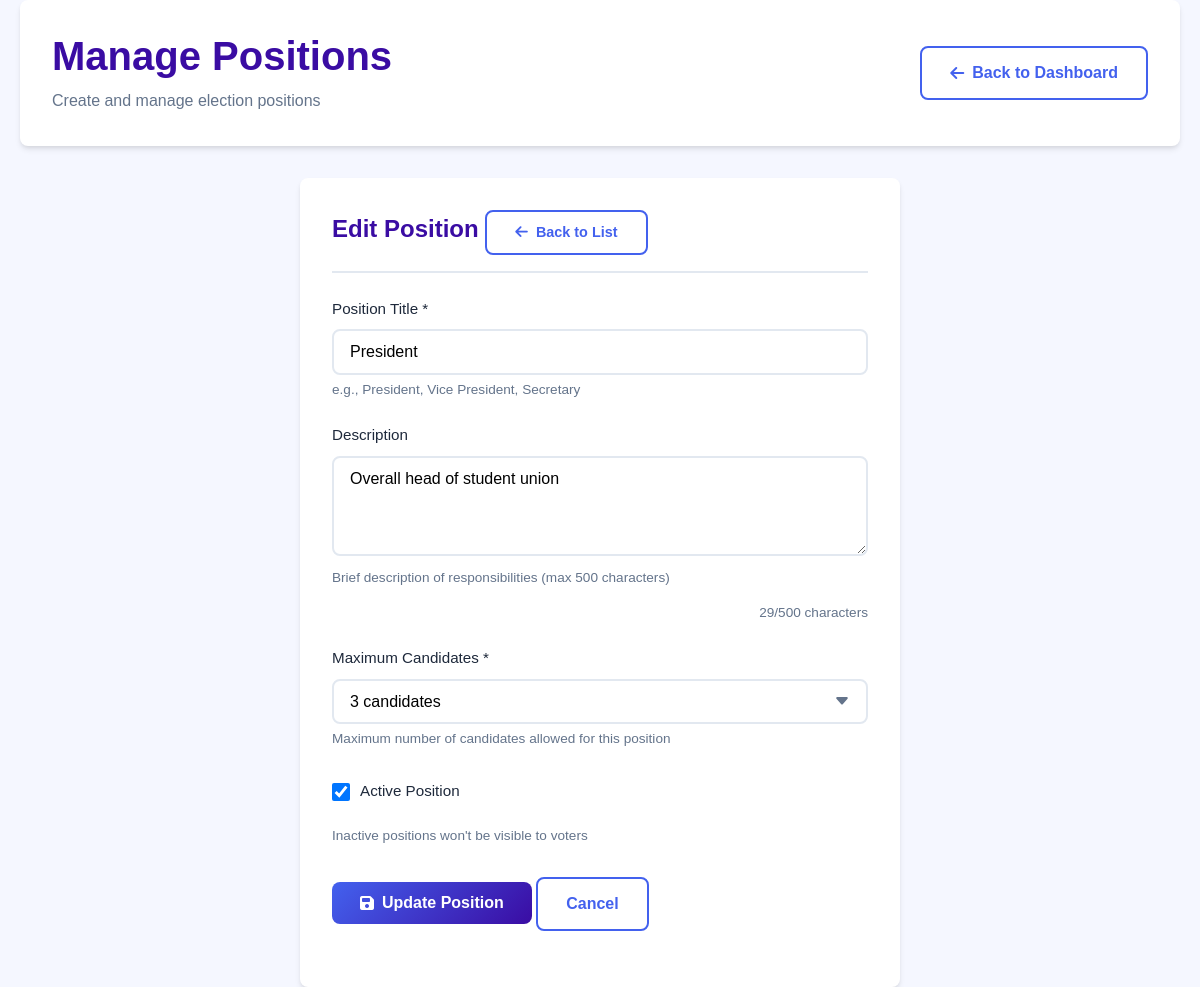
The app's page /admin/manage_positions.php?action=edit&id=1 (signed in) with its own data.
### tables this page shows
CREATE TABLE positions (
    id INT PRIMARY KEY AUTO_INCREMENT,
    title VARCHAR(100) NOT NULL,
    description TEXT,
    max_candidates INT DEFAULT 3,
    is_active BOOLEAN DEFAULT 1,
    created_at TIMESTAMP DEFAULT CURRENT_TIMESTAMP
);

### admin/manage_positions.php (the view, shortened to what this page needs)
<?php
require_once '../includes/config.php';
$action = $_GET['action'] ?? 'list';
$id = $_GET['id'] ?? 0;
$position = null;
if ($action === 'edit' && $id > 0) {
    $sql = "SELECT * FROM positions WHERE id = ?";
    $stmt = $pdo->prepare($sql);
    $stmt->execute([$id]);
    $position = $stmt->fetch();
}
$sql = "SELECT p.*,
               (SELECT COUNT(*) FROM candidates c WHERE c.position_id = p.id AND c.is_active = 1) as candidate_count,
               (SELECT COUNT(*) FROM votes v WHERE v.position_id = p.id) as vote_count
        FROM positions p
        ORDER BY p.is_active DESC, p.title";
$stmt = $pdo->prepare($sql);
$stmt->execute();
$positions = $stmt->fetchAll();
?>
<!DOCTYPE html>
<html lang="en">
<head>
    <link rel="stylesheet" href="../assets/css/style.css">
    <link rel="stylesheet" href="https://cdnjs.cloudflare.com/ajax/libs/font-awesome/6.4.0/css/all.min.css">
</head>
<body>
    <div class="admin-dashboard">
        <div class="container">
            <div class="dashboard-header">
                <div class="user-info">
                    <h2>Manage Positions</h2>
                    <p>Create and manage election positions</p>
                </div>
                <div class="user-actions">
                    <a href="dashboard.php" class="btn btn-outline">
                        <i class="fas fa-arrow-left"></i> Back to Dashboard
                    </a>
                </div>
            </div>
            <?php if ($action === 'list'): ?>
            <div class="sort-options">
                <button class="sort-btn active" onclick="sortPositions('all')">All Positions</button>
                <button class="sort-btn" onclick="sortPositions('active')">Active Only</button>
                <button class="sort-btn" onclick="sortPositions('inactive')">Inactive</button>
                <button class="sort-btn" onclick="sortPositions('candidates')">Most Candidates</button>
                <button class="sort-btn" onclick="sortPositions('votes')">Most Votes</button>
            </div>
            <div class="position-card-grid" id="positionsGrid">
                <?php if (empty($positions)): ?>
                <div style="grid-column: 1 / -1; text-align: center; padding: 3rem; color: var(--gray);">
                    <i class="fas fa-briefcase" style="font-size: 2rem; margin-bottom: 1rem; display: block;"></i>
                    No positions found. <a href="?action=add">Create the first position</a>
                </div>
                <?php else: ?>
                <?php foreach ($positions as $pos): ?>
                <div class="position-card" data-active="<?php echo $pos['is_active']; ?>"
                     data-candidates="<?php echo $pos['candidate_count']; ?>"
                     data-votes="<?php echo $pos['vote_count']; ?>">
                    <div class="position-card-header">
                        <h3><?php echo htmlspecialchars($pos['title']); ?></h3>
                        <div class="position-status <?php echo $pos['is_active'] ? 'status-active' : 'status-inactive'; ?>">
                            <?php echo $pos['is_active'] ? 'ACTIVE' : 'INACTIVE'; ?>
                        </div>
                    </div>
                    <div class="position-card-body">
                        <?php if (!empty($pos['description'])): ?>
                        <p style="color: var(--gray); margin-bottom: 1rem;">
                            <?php echo htmlspecialchars(substr($pos['description'], 0, 100)); ?>
                            <?php if (strlen($pos['description']) > 100): ?>...<?php endif; ?>
                        </p>
                        <?php endif; ?>
                        <div class="position-stats">
                            <div class="stat-item">
                                <div class="stat-number"><?php echo $pos['candidate_count']; ?></div>
                                <div class="stat-label">Candidates</div>
                            </div>
                            <div class="stat-item">
                                <div class="stat-number"><?php echo $pos['vote_count']; ?></div>
                                <div class="stat-label">Votes</div>
                            </div>
                            <div class="stat-item">
                                <div class="stat-number"><?php echo $pos['max_candidates']; ?></div>
                                <div class="stat-label">Max</div>
                            </div>
                        </div>
                        <div class="max-candidates">
                            <i class="fas fa-info-circle"></i>
                            Maximum <?php echo $pos['max_candidates']; ?> candidates allowed
                        </div>
                    </div>
                    <div class="position-card-footer">
                        <a href="?action=edit&id=<?php echo $pos['id']; ?>"
                           class="btn-action btn-edit" title="Edit">
                            <i class="fas fa-edit"></i> Edit
                        </a>
                        <a href="manage_candidates.php?position=<?php echo $pos['id']; ?>"
                           class="btn-action btn-view" title="View Candidates">
                            <i class="fas fa-user-tie"></i> Candidates
                        </a>
                        <?php if ($pos['candidate_count'] == 0): ?>
                        <a href="?delete=1&id=<?php echo $pos['id']; ?>"
                           class="btn-action btn-delete"
                           title="Delete"
                           onclick="return confirm('Are you sure you want to delete this position?')">
                            <i class="fas fa-trash"></i>
                        </a>
                        <?php else: ?>
                        <span class="btn-action btn-delete disabled" title="Cannot delete - has candidates">
                            <i class="fas fa-trash"></i>
                        </span>
                        <?php endif; ?>
                    </div>
                </div>
                <?php endforeach; ?>
                <?php endif; ?>
            </div>
            <div class="drag-drop-area" onclick="toggleReorder()" id="reorderArea">
                <i class="fas fa-arrows-alt"></i>
                <h3>Drag & Drop to Reorder Positions</h3>
                <p>Click to enable position reordering</p>
                <div id="reorderInstructions" style="display: none; margin-top: 1rem;">
                    <p>Drag positions to reorder them. Click "Save Order" when done.</p>
                    <button class="btn btn-primary" onclick="savePositionOrder()">
                        <i class="fas fa-save"></i> Save Order
                    </button>
                    <button class="btn btn-outline" onclick="toggleReorder()">
                        Cancel
                    </button>
                </div>
            </div>
            <?php elseif ($action === 'add' || $action === 'edit'): ?>
            <div style="max-width: 600px; margin: 0 auto;">
                <div class="dashboard-card">
                    <h3>
                        <?php echo $action === 'add' ? 'Add New Position' : 'Edit Position'; ?>
                        <a href="?action=list" class="btn btn-outline" style="font-size: 0.9rem;">
                            <i class="fas fa-arrow-left"></i> Back to List
                        </a>
                    </h3>
                    <form method="POST" action="" id="positionForm">
                        <div class="form-group">
                            <label class="form-label">Position Title *</label>
                            <input type="text"
                                   name="title"
                                   class="form-control"
                                   value="<?php echo $position ? htmlspecialchars($position['title']) : ''; ?>"
                                   required
                                   maxlength="100">
                            <p class="form-hint">e.g., President, Vice President, Secretary</p>
                        </div>
                        <div class="form-group">
                            <label class="form-label">Description</label>
                            <textarea name="description"
                                      class="form-control"
                                      rows="4"
                                      maxlength="500"><?php echo $position ? htmlspecialchars($position['description']) : ''; ?></textarea>
                            <p class="form-hint">Brief description of responsibilities (max 500 characters)</p>
                        </div>
                        <div class="form-group">
                            <label class="form-label">Maximum Candidates *</label>
                            <select name="max_candidates" class="form-control form-select" required>
                                <?php for ($i = 1; $i <= 10; $i++): ?>
                                <option value="<?php echo $i; ?>"
                                    <?php echo ($position && $position['max_candidates'] == $i) ? 'selected' : ''; ?>>
                                    <?php echo $i; ?> candidate<?php echo $i > 1 ? 's' : ''; ?>
                                </option>
                                <?php endfor; ?>
                            </select>
                            <p class="form-hint">Maximum number of candidates allowed for this position</p>
                        </div>
                        <div class="form-group">
                            <div class="form-check">
                                <input type="checkbox"
                                       name="is_active"
                                       id="is_active"
                                       class="form-check-input"
                                       <?php echo (!$position || $position['is_active']) ? 'checked' : ''; ?>>
                                <label for="is_active" class="form-check-label">
                                    Active Position
                                </label>
                            </div>
                            <p class="form-hint">Inactive positions won't be visible to voters</p>
                        </div>
                        <div class="form-group" style="margin-top: 2rem;">
                            <button type="submit" class="btn btn-primary">
                                <i class="fas fa-save"></i>
                                <?php echo $action === 'add' ? 'Create Position' : 'Update Position'; ?>
                            </button>
                            <a href="?action=list" class="btn btn-outline">Cancel</a>
                        </div>
                    </form>
                </div>
            </div>
            <?php endif; ?>
        </div>
    </div>
</body>
</html>

### Assets/css/style.css (style rules this page uses)
* { margin: 0; padding: 0; box-sizing: border-box; }
:root { --primary: #4361ee; --primary-dark: #3a0ca3; --primary-light: #4cc9f0; --secondary: #7209b7; --success: #4ade80; --danger: #f43f5e; --warning: #f59e0b; --info: #0ea5e9; --light: #f8f9fa; --dark: #1e293b; --gray: #64748b; --gray-light: #e2e8f0; --shadow: 0 4px 6px -1px rgba(0, 0, 0, 0.1), 0 2px 4px -1px rgba(0, 0, 0, 0.06); --shadow-lg: 0 10px 15px -3px rgba(0, 0, 0, 0.1), 0 4px 6px -2px rgba(0, 0, 0, 0.05); --radius: 8px; --transition: all 0.3s ease; }
body { font-family: 'Poppins', sans-serif; line-height: 1.6; color: var(--dark); background-color: #f5f7ff; }
.container { width: 100%; max-width: 1200px; margin: 0 auto; padding: 0 20px; }
h1, h2, h3, h4 { font-weight: 600; line-height: 1.2; }
h2 { font-size: 2.5rem; margin-bottom: 1.5rem; }
h3 { font-size: 1.5rem; margin-bottom: 1rem; }
p { margin-bottom: 1rem; }
.btn { display: inline-flex; align-items: center; gap: 8px; padding: 12px 28px; border-radius: var(--radius); font-weight: 600; text-decoration: none; cursor: pointer; border: none; transition: var(--transition); font-size: 1rem; }
.btn-primary { background: linear-gradient(135deg, var(--primary), var(--primary-dark)); color: white; }
.btn-outline { background: transparent; border: 2px solid var(--primary); color: var(--primary); }
.form-group { margin-bottom: 1.8rem; position: relative; }
.form-label { display: block; margin-bottom: 0.75rem; font-weight: 600; color: var(--dark); font-size: 0.95rem; }
.form-control { width: 100%; padding: 14px 16px; border: 2px solid var(--gray-light); border-radius: var(--radius); font-family: 'Poppins', sans-serif; font-size: 1rem; transition: var(--transition); background-color: white; }
.form-hint { font-size: 0.85rem; color: var(--gray); margin-top: 0.5rem; line-height: 1.4; }
.form-check { display: flex; align-items: flex-start; gap: 12px; margin-bottom: 1.5rem; padding: 0.5rem 0; }
.form-check-input { margin-top: 4px; width: 18px; height: 18px; border: 2px solid var(--gray-light); border-radius: 4px; cursor: pointer; flex-shrink: 0; }
.form-check-input:checked { background-color: var(--primary); border-color: var(--primary); }
.form-check-label { font-size: 0.95rem; color: var(--dark); line-height: 1.5; }
.form-select { appearance: none; background-repeat: no-repeat; background-position: right 16px center; background-size: 16px; padding-right: 40px; cursor: pointer; }
.form-control, .form-select, .form-check-input, .btn, .year-option, .password-toggle, .back-link, .form-link { transition: all 0.2s ease; }
.form-group { margin-bottom: 1.5rem; position: relative; }
.form-label { display: block; margin-bottom: 0.5rem; font-weight: 500; color: var(--dark); }
.form-control { width: 100%; padding: 12px 16px; border: 2px solid var(--gray-light); border-radius: var(--radius); font-family: 'Poppins', sans-serif; font-size: 1rem; transition: var(--transition); }
.form-select { appearance: none; background-repeat: no-repeat; background-position: right 16px center; background-size: 16px; padding-right: 40px; }
.form-hint { font-size: 0.85rem; color: var(--gray); margin-top: 5px; display: block; }
.form-check { display: flex; align-items: flex-start; gap: 10px; margin-bottom: 1rem; }
.form-check-input { margin-top: 3px; }
.form-check-label { font-size: 0.95rem; color: var(--dark); }
.dashboard-header { background: white; padding: 2rem; border-radius: var(--radius); box-shadow: var(--shadow); margin-bottom: 2rem; display: flex; justify-content: space-between; align-items: center; flex-wrap: wrap; gap: 1rem; }
.user-info h2 { color: var(--primary-dark); margin-bottom: 0.5rem; }
.user-info p { color: var(--gray); margin: 0; }
.user-actions { display: flex; gap: 1rem; flex-wrap: wrap; }
.dashboard-card { background: white; padding: 2rem; border-radius: var(--radius); box-shadow: var(--shadow); }
.dashboard-card h3 { color: var(--primary-dark); margin-bottom: 1.5rem; padding-bottom: 1rem; border-bottom: 2px solid var(--gray-light); }

### records on screen
positions: title "President", description "Overall head of student union", max_candidates "3 candidates", is_active "☑"
